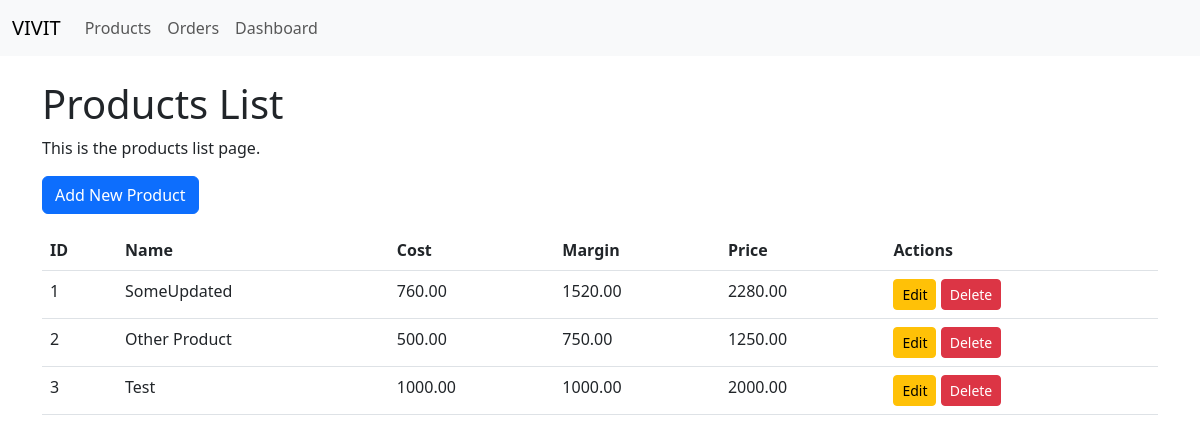
Screenshot of /product/products_list with the database file from the repository.
### app/models.py (models this page shows, shortened)
class Product(db.Model):
    __tablename__ = "product"
    id = db.Column(db.Integer, primary_key=True)
    name = db.Column(db.String(100), nullable=False)
    cost = db.Column(Numeric(10, 2), nullable=False)
    margin = db.Column(Numeric(10, 2), nullable=True)
    @property
    def price(self):
        if self.margin is not None:
            return self.cost + self.margin
        return self.cost

### app/product/routes.py (the view)
@login_required
@product.route("/products_list")
def products_list():
    products = Product.query.all()
    return render_template("product/products_list.html", products=products)

### app/templates/product/products_list.html (shortened to what this page needs)
{% extends 'base.html' %}
{% block content %}
<h1>Products List</h1>
<p>This is the products list page.</p>
<div class="row">
    <div class="col">
        <a href="{{ url_for('product.add_product') }}" class="btn btn-primary mb-3">Add New Product</a>
    </div>
</div>
<div class="row">
    <div class="col">
        <table class="table">
            <thead>
                <tr>
                    <th>ID</th>
                    <th>Name</th>
                    <th>Cost</th>
                    <th>Margin</th>
                    <th>Price</th>
                    <th>Actions</th>
                </tr>
            </thead>
            <tbody id="productTableBody">
                {% for product in products %}
                <tr id="productRow{{ product.id }}">
                    <td>{{ product.id }}</td>
                    <td>{{ product.name }}</td>
                    <td>{{ product.cost }}</td>
                    <td>{{ product.margin }}</td>
                    <td>{{ product.price }}</td>
                    <td>
                        <a href="{{ url_for('product.edit_product', product_id=product.id) }}"
                            class="btn btn-sm btn-warning">Edit</a>
                        <a onclick="deleteProduct({{ product.id }})" class="btn btn-sm btn-danger">Delete</a>
                    </td>
                </tr>
                {% endfor %}
            </tbody>
        </table>
    </div>
</div>
{% endblock content %}

### app/templates/base.html (shortened to what this page needs)
<!doctype html>
<html lang="en">
<head>
    <link href="https://cdn.jsdelivr.net/npm/bootstrap@5.3.0/dist/css/bootstrap.min.css" rel="stylesheet">
</head>
<body>
    <nav class="navbar navbar-expand-lg navbar-light bg-light mb-4">
        <div class="container-fluid">
            <a class="navbar-brand" href="{{ url_for('product.products_list') }}">VIVIT</a>
            <div class="collapse navbar-collapse" id="navbarSupportedContent">
                <ul class="navbar-nav me-auto mb-2 mb-lg-0">
                    <li class="nav-item">
                        <a class="nav-link" href="{{ url_for('product.products_list') }}">Products</a>
                    </li>
                    <li class="nav-item">
                        <a class="nav-link" href="{{ url_for('order.orders_list') }}">Orders</a>
                    </li>
                    <li class="nav-item">
                        <a class="nav-link" href="{{ url_for('analytics.stats') }}">Dashboard</a>
                    </li>
                </ul>
            </div>
        </div>
    </nav>
    <div class="container">
        {% block content %}{% endblock %}
    </div>
</body>
</html>

### rows the page displays
Product: id "1", name "SomeUpdated", cost "760.00", margin "1520.00", price "2280.00"
Product: id "2", name "Other Product", cost "500.00", margin "750.00", price "1250.00"
Product: id "3", name "Test", cost "1000.00", margin "1000.00", price "2000.00"
